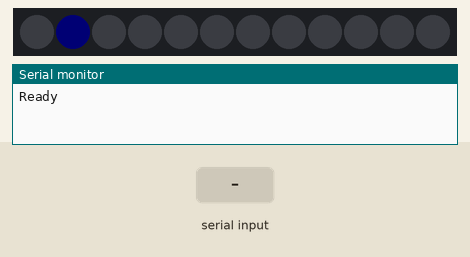
This sketch was run on a simulated Arduino Uno, built with avr-gcc and run on an emulated ATmega328P. Shown: 12 RGB LEDs in strip order, left to right, the last lines printed to the serial monitor. Inputs (shaded band) come from the test bench. Dim RGB values are drawn brighter than linear.

Above: at 0.45 s.
At 1.25 s:
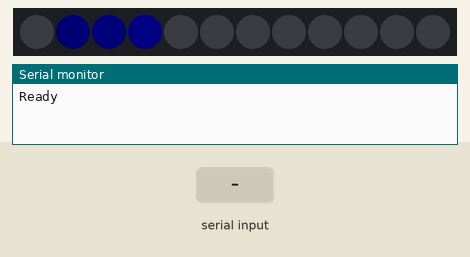
1.3 s: "C90\n" received over Serial
At 1.7 s:
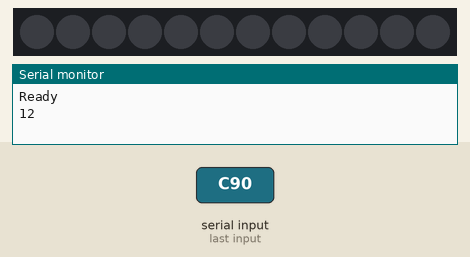
2.8 s: "S,45\n" received over Serial
Timing chart, 0 to 5.8 s (numbered marks = the images above; inputs shaded):
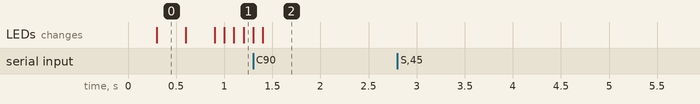

The sketch:

main.ino
```cpp
#include <Adafruit_NeoPixel.h>
#ifdef __AVR__
  #include <avr/power.h>
#endif

#define TEST_OUTPUT

#define BAUDRATE 115200
#define PIXELSCOUNT 12
#define LED_PIN 4

#ifdef TEST_OUTPUT
#define LOG(index, color) Serial.print(F("Pixel "));\
      Serial.print(index);\
      Serial.print(F(" color: "));\
      Serial.println(color, HEX);
#else
#define LOG(index, color)
#endif

String cmd = "";
boolean justReceivedCmd = false;
Adafruit_NeoPixel pixels = Adafruit_NeoPixel(PIXELSCOUNT, LED_PIN, NEO_GRB + NEO_KHZ800);

unsigned long scheduledTime = -1;
byte scheduledState;
void (*scheduledFunc)(unsigned long, byte);// = null;


void setup() {
  Serial.begin(BAUDRATE);
  cmd.reserve(6);

  pixels.begin();

//  for (int i = 0; i < PIXELSCOUNT; ++i)
//     pixels.setPixelColor(i, 0);


  signalInit();

  /*pixels.setPixelColor(0, 0xff1f1f1f);
  pixels.setPixelColor(1, 0x001f0000);
  pixels.setPixelColor(2, 0x00001f00);
  pixels.setPixelColor(3, 0x0000001f);

  pixels.show();

 */


  // for (int i = 0; i < PIXELSCOUNT; ++i)
  //   pixelsBuffer[i] = 0;
}

void loop() {
  unsigned long elapsed = millis();
  if (scheduledTime <= elapsed) {
    scheduledTime = -1;
    (*scheduledFunc)(elapsed, scheduledState);
  }

  // put your main code here, to run repeatedly:
  //delay(10000);

}


void signalInit(){
  Serial.println(F("Ready"));
  schedule(0, 0, &_signalInit);
}

void _signalInit(unsigned long _ignore, byte state) {

  /*const static byte colors[] = {
    0x1F, 0x00, 0x00,
    0x00, 0x1F, 0x00,
    0x00, 0x00, 0x1F,
    0x1F,   1F,   1F,
    0x00,   00    00, 0x001F1F1F, 0x00000000, 0x001F1F1F};
  const static byte indexes[] = {0, 1, 2, 3, 3, 3, 3, 3};
  */
  uint32_t color;
  uint32_t index;
  switch (state)
  {
    case 0:
      color = 0x1f0000;
      index = 0;
      break;
    case 1:
      color = 0x001f00;
      index = 1;
      break;
    case 2:
      color = 0x00001f;
      index = 2;
      break;
    case 3:
      color = 0x1f1f1f;
      index = 3;
      break;
    case 4:
      color = 0x000000;
      index = 3;
      break;
    case 5:
      color = 0x1f1f1f;
      index = 3;
      break;
    case 6:
      color = 0x000000;
      index = 3;
      break;
    case 7:
      color = 0x1f1f1f;
      index = 3;
      break;
  }


  if (state < 8) {
//    pixels.setPixelColor(indexes[state], colors[state]);
    pixels.setPixelColor(index, state);
    schedule(state < 3 ? 300 : 100, state + 1, &_signalInit);
  }
  else {
    pixels.clear();
  }


  pixels.show();


}


void schedule(int delayMillis, byte state, void(*func)(unsigned long, byte)){
  scheduledFunc = func;
  scheduledState = state;
  scheduledTime = millis() + delayMillis;
}

inline bool isEOL(char c)
{
  return c == '\r' || c == '\n';
}


void serialEvent() {
  static byte state = 0; // 0 - ready, 1 - skipEOL


  while (Serial.available()) {
    char c = (char)Serial.read();

    if (isEOL(c))
      c = '\n';

    if (state == 0) {
      state = parseCmd(c);
      runCmd(state, '\0');
    }
    else
      runCmd(state, state == 0 ? '\0' : c);

    if (c == '\n')
      state = 0;

  }
}

void runCmd(const byte& cmd, const char& c)
{
  switch (cmd)
  {
    case 2:
      if (c == '\n') countCmd();
      break;
    case 3:
      setCmd(c);
      break;
  }
}

int parseCmd(const char& c){
  switch (c)  {
    case 'C':
      return 2; // Leds count
    case 'S':
      return 3; // Set leds
    default:
      return 1; // Ignore until new line
  }
}


void countCmd() {
  Serial.println(PIXELSCOUNT);
}

void setCmd(const char& c) {
  static byte pixelIndex = 0;
  static byte shift = 0;
  static uint32_t v = 0;

  if (shift == -1) //Parsing failed, ignore input until reset
    return;
  //int currentPixel = 0;

  if (c == '\0')
  {
    pixelIndex = 0;
    v = 0;
    shift = 0;
  }
  else if (c == '\n')
  {
    pixels.show();
  }
  else
  {
    uint8_t b = c >= '0' && c <= '9' ? c - '0' : c >= 'a' && c <= 'f' ? c - 'a' + 10 : c >= 'A' && c <= 'F' ? c - 'A' + 10: 32;
    if (b > 15)
    {
      Serial.println(F("failed"));
      shift = -1; // Don't parse next characters
      return;
    }
    v <<= 4;
    v |= b;
    shift++;
    if (shift == 6)
    {
      pixels.setPixelColor(pixelIndex++, v);
      LOG(pixelIndex, v);
      /*
#ifdef TEST_OUTPUT
      Serial.print(F("Pixel "));
      Serial.print(pixelIndex);
      Serial.print(F(" color: "));
      Serial.println(v, HEX);
#endif  */

      v = 0;
      shift = 0;


    }


  }


}
```
